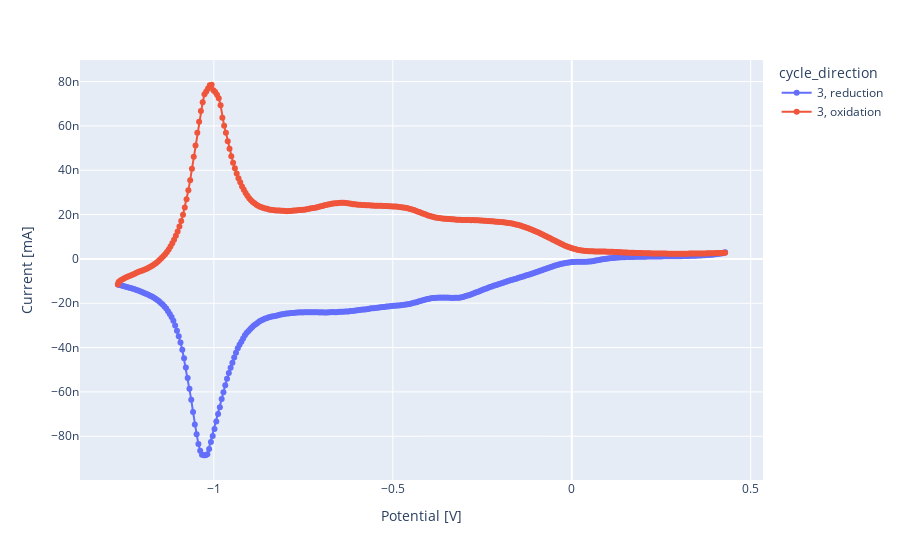

Here is the notebook cell this chart was saved with:
### Code cell
data = (my_cv
        ._data)

my_cv.show_current_potential()

### Figure 1 — Plotly figure (JSON) as saved in the notebook; plotly's stock layout.template omitted (floating-point values rounded to 4 significant figures; data arrays with more than 128 entries replaced by an {"elided": "..."} marker saying what was removed)
{"data": [{"hovertemplate": "cycle_direction=3, reduction<br>Potential [V]=%{x}<br>Current [mA]=%{y}<extra></extra>", "legendgroup": "3, reduction", "line": {"color": "#636efa", "dash": "solid"}, "marker": {"symbol": "circle"}, "mode": "lines+markers", "name": "3, reduction", "orientation": "v", "showlegend": true, "type": "scatter", "x": {"elided": "341 float values"}, "xaxis": "x", "y": {"elided": "341 float values"}, "yaxis": "y"}, {"hovertemplate": "cycle_direction=3, oxidation<br>Potential [V]=%{x}<br>Current [mA]=%{y}<extra></extra>", "legendgroup": "3, oxidation", "line": {"color": "#EF553B", "dash": "solid"}, "marker": {"symbol": "circle"}, "mode": "lines+markers", "name": "3, oxidation", "orientation": "v", "showlegend": true, "type": "scatter", "x": {"elided": "341 float values"}, "xaxis": "x", "y": {"elided": "341 float values"}, "yaxis": "y"}], "layout": {"legend": {"title": {"text": "cycle_direction"}, "tracegroupgap": 0}, "margin": {"t": 60}, "xaxis": {"anchor": "y", "domain": [0, 1], "title": {"text": "Potential [V]"}}, "yaxis": {"anchor": "x", "domain": [0, 1], "title": {"text": "Current [mA]"}}}}
